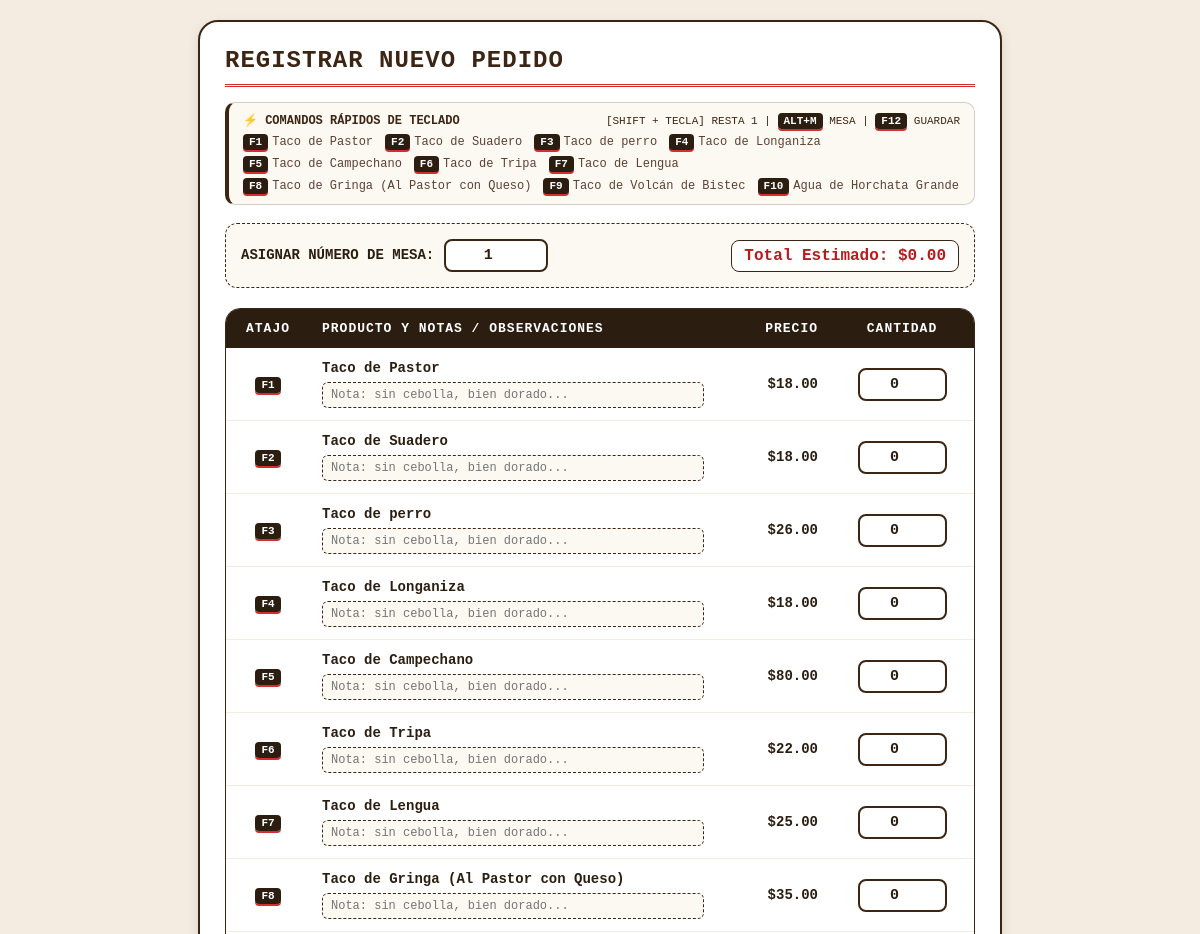
/hacer_pedido.php (upper part), run on an earlier commit of the app's database.
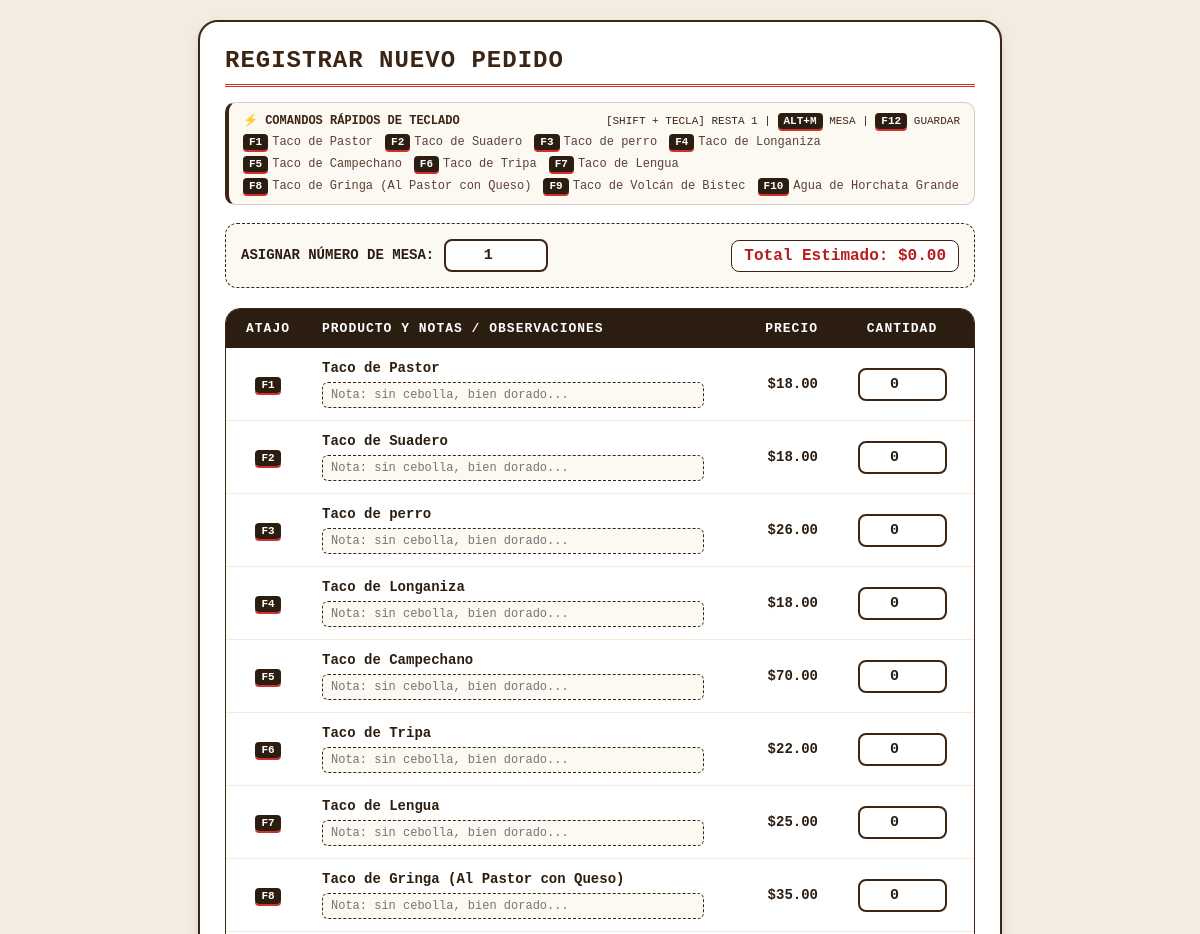
And on a later commit of the database.
### tables this page shows
CREATE TABLE `productos` (
  `id` int(11) NOT NULL,
  `nombre` varchar(100) NOT NULL,
  `categoria` enum('taco','agua fresca','refresco','postre') NOT NULL,
  `precio` decimal(6,2) NOT NULL,
  `existencias` int(11) NOT NULL DEFAULT 0
);

### hacer_pedido.php (the view, shortened to what this page needs)
<?php
$servidor   = "localhost";
$usuario_db = "root";
$pass_db    = "";
$base_datos = "taqueria_novillero";
$conexion = new mysqli($servidor, $usuario_db, $pass_db, $base_datos);
$productos_menu = $conexion->query("SELECT id, nombre, precio FROM productos");
$lista_productos = [];
if ($productos_menu && $productos_menu->num_rows > 0) {
    while ($r = $productos_menu->fetch_assoc()) {
        $lista_productos[] = $r;
    }
}
?>
<!DOCTYPE html>
<html lang="es">
<head>
</head>
<body>
    <div class="container">
        <h2>Registrar Nuevo Pedido</h2>
        <?php if (!empty($lista_productos)): ?>
            <div class="leyenda-atajos">
                <div class="leyenda-titulo">
                    <span>⚡ Comandos Rápidos de Teclado</span>
                    <span style="font-weight: normal; font-size: 11px;">[Shift + Tecla] resta 1 | <kbd>Alt+M</kbd> Mesa | <kbd>F12</kbd> Guardar</span>
                </div>
                <div class="leyenda-grid">
                    <?php $i=1; foreach ($lista_productos as $p): if($i>10) break; ?>
                        <span class="item-atajo"><kbd>F<?php echo $i; ?></kbd> <?php echo htmlspecialchars($p['nombre']); ?></span>
                    <?php $i++; endforeach; ?>
                </div>
            </div>
        <?php endif; ?>
        <form id="form-pedido" action="hacer_pedido.php" method="POST">
            <div class="seccion-mesa">
                <div>
                    <label for="mesa">Asignar Número de Mesa:</label>
                    <input type="number" id="mesa" name="mesa" min="1" max="99" value="1" required style="width: 80px;">
                </div>
                <div class="total-vivo">Total Estimado: $<span id="total-estimado">0.00</span></div>
            </div>
            <table>
                <thead>
                    <tr>
                        <th style="text-align: center; width: 60px;">Atajo</th>
                        <th style="text-align: left;">Producto y Notas / Observaciones</th>
                        <th style="text-align: right; width: 90px;">Precio</th>
                        <th style="text-align: center; width: 120px;">Cantidad</th>
                    </tr>
                </thead>
                <tbody>
                    <?php if (!empty($lista_productos)): $contador = 1; foreach ($lista_productos as $row): $tecla = ($contador <= 10) ? "F".$contador : ""; ?>
                        <tr id="fila-prod-<?php echo $row['id']; ?>">
                            <td style="text-align: center;"><?php echo $tecla ? "<kbd>$tecla</kbd>" : "—"; ?></td>
                            <td>
                                <strong><?php echo htmlspecialchars($row['nombre']); ?></strong>
                                <input type="text" name="observaciones[<?php echo $row['id']; ?>]" class="input-obs" placeholder="Nota: sin cebolla, bien dorado...">
                            </td>
                            <td style="text-align: right; font-weight: bold;">$<?php echo number_format($row['precio'], 2); ?></td>
                            <td style="text-align: center;">
                                <input type="number" class="input-cantidad" data-tecla="<?php echo $tecla; ?>" data-precio="<?php echo $row['precio']; ?>" data-fila="fila-prod-<?php echo $row['id']; ?>" name="cantidades[<?php echo $row['id']; ?>]" min="0" value="0">
                            </td>
                        </tr>
                    <?php $contador++; endforeach; endif; ?>
                </tbody>
            </table>
        </form>
    </div>
</body>
</html>

What changed in the data, as far as the page shows it:
changed productos "Taco de Campechano": precio "80.00" → "70.00"
